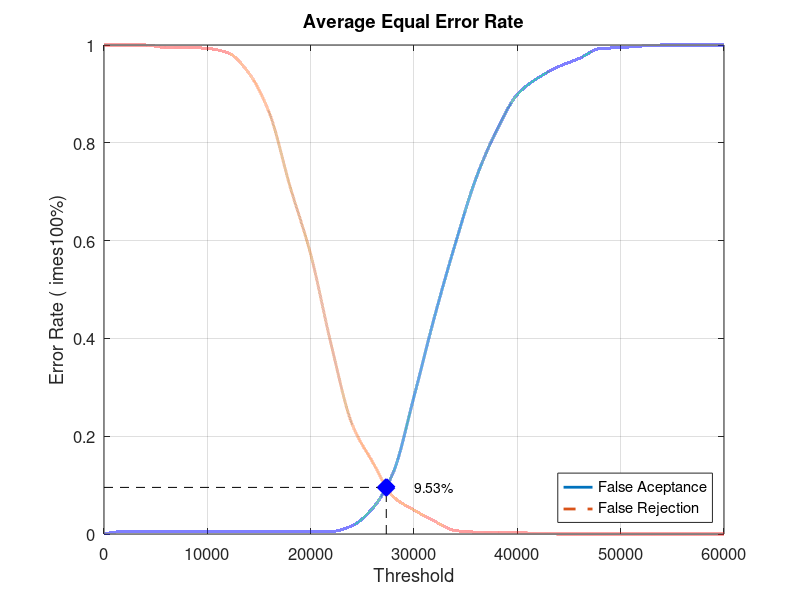
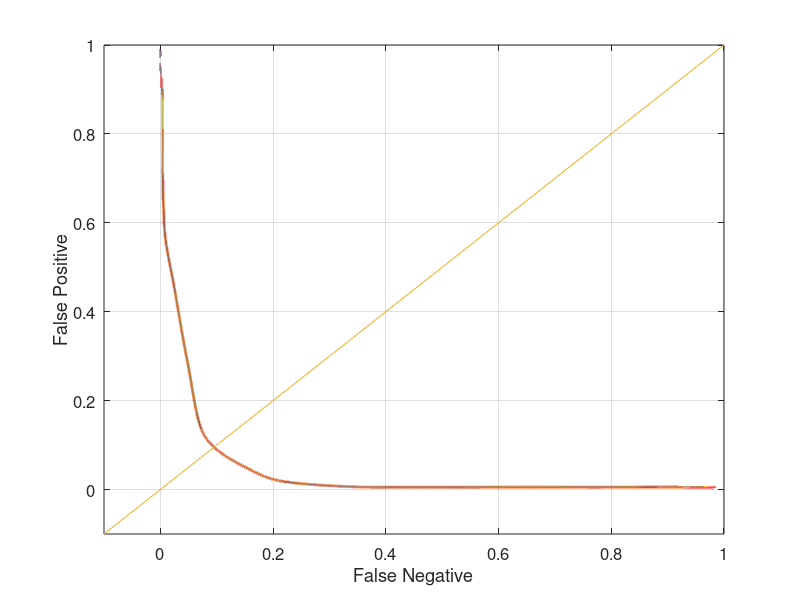

The MATLAB script that drew these images, in order:
close all;
clear;
clc;
x = 0:2000:60000;
xq = 0:0.5:60000;

y0 = [0 0.00526316 0.00526316 0.00526316 0.00526316 0.00526316 0.00526316 0.00526316 0.00526316 0.00526316 0.00526316 0.00526316 0.0168421 0.0526316 0.126316 0.281053 0.445263 0.593684 0.727368 0.825263 0.898947 0.932632 0.955789 0.972632 0.992632 0.994737 0.997895 1 1 1 1]
yy0 = interp1(x, y0, xq, 'pchip');
y1 = [1 1 1 0.995 0.995 0.993 0.984 0.943 0.861 0.711 0.572 0.386 0.225 0.147 0.076 0.049 0.026 0.007 0.004 0.004 0.003 0.001 0 0 0 0 0 0 0 0 0]
yy1 = interp1(x, y1, xq, 'pchip');

% Calculating EER: 
y2 = abs(y0 - y1);
find(y2 == min(y2))
yy2 = abs(yy0 - yy1);
xEER = find(yy2 == min(yy2));
xEERIndex = xq(xEER) % X-axis EER
yEER = yy0(xEER) % Y-axis EER

main = figure
plot(xq, yy0,'-','LineWidth', 2);	hold on
plot(xq, yy1,'--','LineWidth', 2);	hold on
plot([xEERIndex xEERIndex], [0 yEER], 'k--');	hold on
plot([0 xEERIndex], [yEER yEER], 'k--');	hold on
plot(xEERIndex, yEER, 'bx', 'LineWidth', 10);	hold on
text(xEERIndex + 10 * xEERIndex / 100, yEER, [num2str(round((10000 * yEER)) / 100) '%'])
legend('False Aceptance', 'False Rejection', 'Location', 'SouthEast')
xlabel('Threshold')
ylabel('Error Rate (	imes100%)')
title('Average Equal Error Rate')
set(gca, 'FontSize', 12)
axis([0 60000 0 1])
grid on

print(main, 'Database3AverageMain', '-dpng');
FNRxFPR = figure('Color', [1 1 1]);
plot(yy1, yy0, '-', yy1, yy0, 'LineWidth', 2);
hold on
y = -0.1:0.1:1
plot(y, y); 
set(gca, 'FontSize', 12)
xlabel('False Negative')
ylabel('False Positive')
axis([-0.1 1 -0.1 1])
set(gca, 'FontSize', 12)
grid on

print(FNRxFPR, 'Database3AverageFNRxFPR','-dpng');
